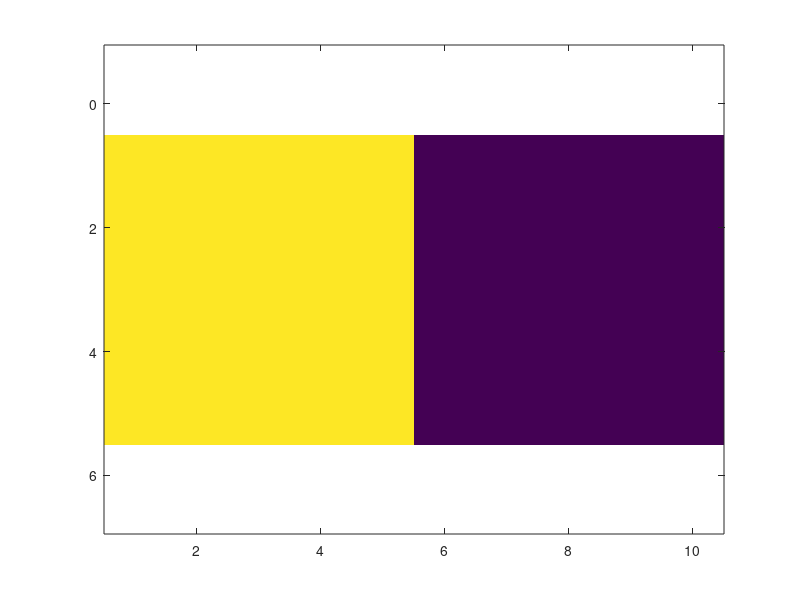

The MATLAB source for this figure: (Note: this script raises an error after producing the figure.)
clc
clear all
close all
%DEFINE THE MATRIX
N=5;
A=[ones(N),zeros(N)];
figure
imagesc(A);
axis equal tight;

% Pre-define array to record the number of 1s in the left N x N block at
% each step.It records the number of atoms in excited state in left chamber

leftCount = zeros(2000, 1);
plotinterval=1;

for i=1:2000
    %B=A;
    A=randomswaps(A);

    leftCount(i)=sum(sum(A(:,1:N)));
    
   
    if mod(i,plotinterval)==0
        imagesc(A);
        axis equal tight
        title('steps',i)
        drawnow
    end
end

%%evolution of the fraction of atoms in
%%the excited state in the left chamber as a function of simulation step
%%number
figure
x=linspace(1,2000,2000);
plot(x,leftCount);
title('fraction of excited numbers of atoms in left chamber');
xlabel('steps');
ylabel('fraction of excited atoms');
%%histogram
figure
histogram(leftCount(1000:end)/N^N);
title('franction of atom excited in left chamber');
%%mean and variance
mean=mean(leftCount);
disp(mean);
variance=var(leftCount);
disp(variance);
%%part6
